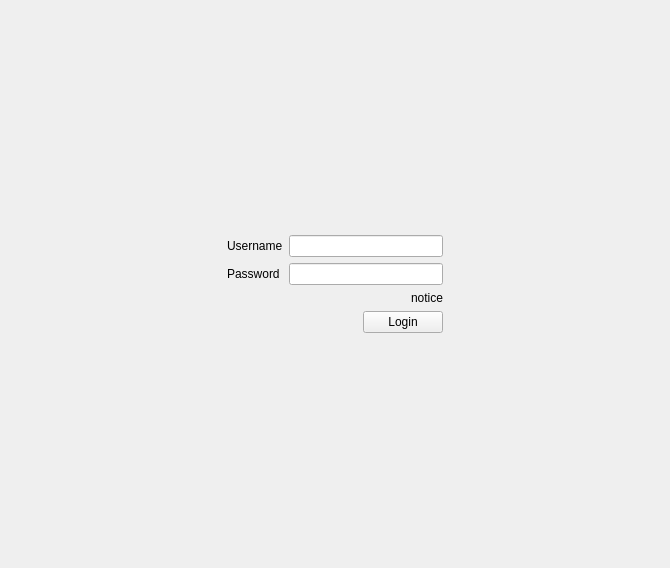
<?xml version="1.0" encoding="UTF-8"?>
<ui version="4.0">
 <class>Form</class>
 <widget class="QWidget" name="Form">
  <property name="geometry">
   <rect>
    <x>0</x>
    <y>0</y>
    <width>670</width>
    <height>568</height>
   </rect>
  </property>
  <property name="windowTitle">
   <string>Form</string>
  </property>
  <layout class="QGridLayout" name="gridLayout">
   <item row="3" column="1">
    <layout class="QHBoxLayout" name="horizontalLayout">
     <item>
      <spacer name="horizontalSpacer_3">
       <property name="orientation">
        <enum>Qt::Horizontal</enum>
       </property>
       <property name="sizeHint" stdset="0">
        <size>
         <width>40</width>
         <height>20</height>
        </size>
       </property>
      </spacer>
     </item>
     <item>
      <widget class="QPushButton" name="bt_login">
       <property name="text">
        <string>Login</string>
       </property>
      </widget>
     </item>
    </layout>
   </item>
   <item row="1" column="1">
    <layout class="QVBoxLayout" name="verticalLayout">
     <item>
      <layout class="QFormLayout" name="formLayout">
       <item row="0" column="0">
        <widget class="QLabel" name="label">
         <property name="text">
          <string>Username</string>
         </property>
        </widget>
       </item>
       <item row="0" column="1">
        <widget class="QLineEdit" name="le_username"/>
       </item>
       <item row="1" column="0">
        <widget class="QLabel" name="label_2">
         <property name="text">
          <string>Password</string>
         </property>
        </widget>
       </item>
       <item row="1" column="1">
        <widget class="QLineEdit" name="le_password"/>
       </item>
      </layout>
     </item>
    </layout>
   </item>
   <item row="0" column="1">
    <spacer name="verticalSpacer_2">
     <property name="orientation">
      <enum>Qt::Vertical</enum>
     </property>
     <property name="sizeHint" stdset="0">
      <size>
       <width>20</width>
       <height>40</height>
      </size>
     </property>
    </spacer>
   </item>
   <item row="1" column="2">
    <spacer name="horizontalSpacer_2">
     <property name="orientation">
      <enum>Qt::Horizontal</enum>
     </property>
     <property name="sizeHint" stdset="0">
      <size>
       <width>40</width>
       <height>20</height>
      </size>
     </property>
    </spacer>
   </item>
   <item row="4" column="1">
    <spacer name="verticalSpacer">
     <property name="orientation">
      <enum>Qt::Vertical</enum>
     </property>
     <property name="sizeHint" stdset="0">
      <size>
       <width>20</width>
       <height>40</height>
      </size>
     </property>
    </spacer>
   </item>
   <item row="1" column="0">
    <spacer name="horizontalSpacer">
     <property name="orientation">
      <enum>Qt::Horizontal</enum>
     </property>
     <property name="sizeHint" stdset="0">
      <size>
       <width>207</width>
       <height>20</height>
      </size>
     </property>
    </spacer>
   </item>
   <item row="2" column="1">
    <widget class="QLabel" name="label_3">
     <property name="text">
      <string>notice</string>
     </property>
     <property name="alignment">
      <set>Qt::AlignRight|Qt::AlignTrailing|Qt::AlignVCenter</set>
     </property>
    </widget>
   </item>
  </layout>
 </widget>
 <resources/>
 <connections/>
</ui>
